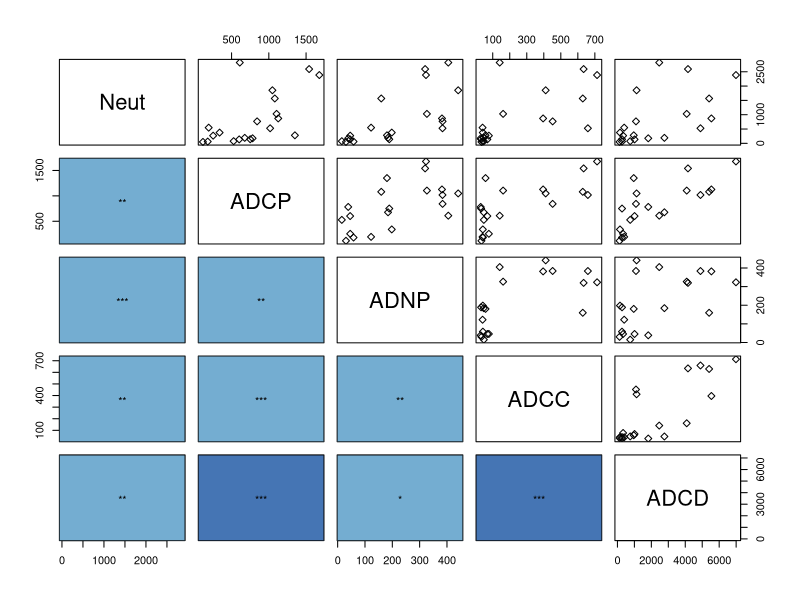
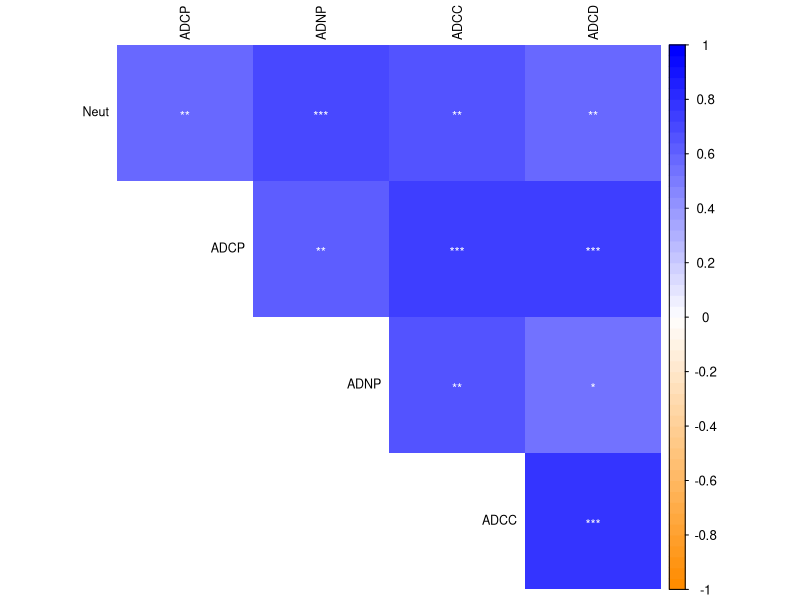
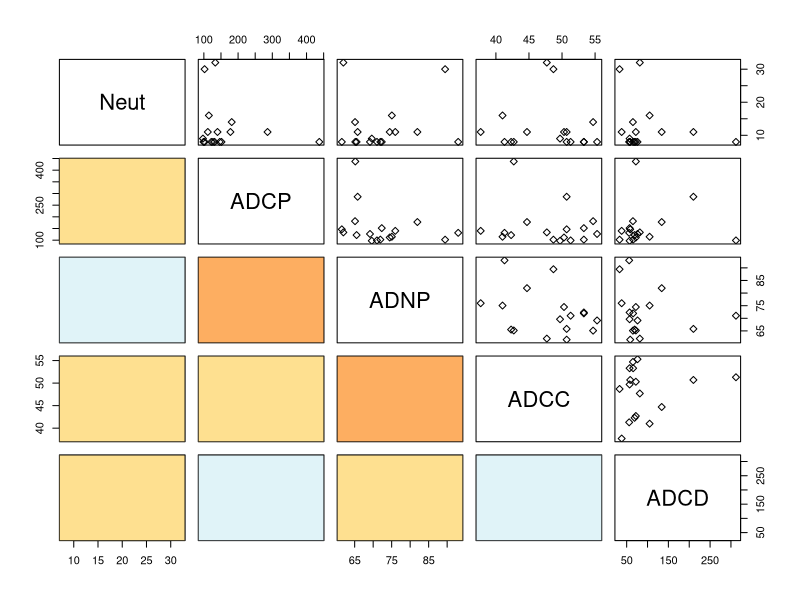
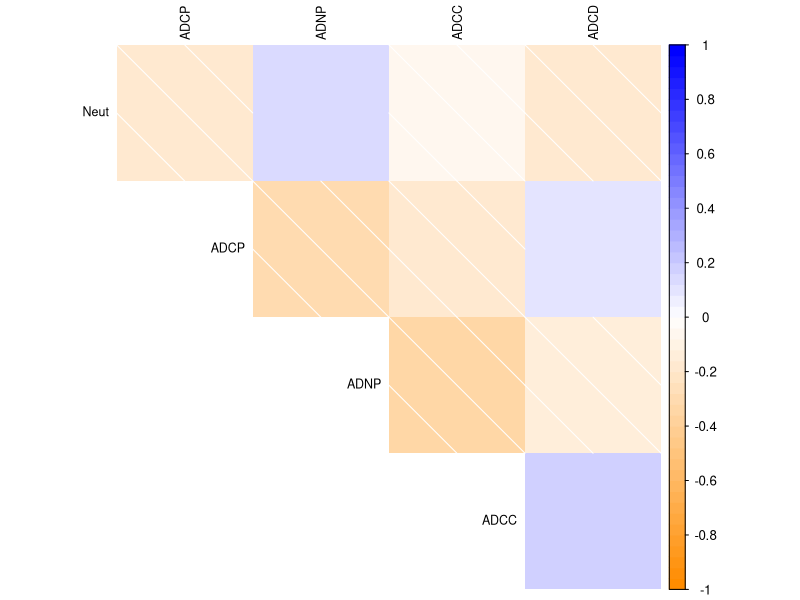

Recreate these plots in R, in order.
rm(list = ls())

library(corrplot)
library(Hmisc)
library(RColorBrewer)
library(gtools)

data <- read.csv("Function_SERUMv1.csv")

rownames(data)<-data[,1]
data[,1]<-NULL
data <- na.omit(data)

panel.cor <- function(x,y){
  usr <- par("usr"); on.exit(par(usr))
  par(usr = c(0, 1, 0, 1))
  p <- cor.test(x,y)$p.value
  r <- cor(x,y,use="pairwise.complete.obs")
  txt <- stars.pval(p)
  cex.cor <- 0.8/strwidth(txt)
  fill=brewer.pal(n=8, name="RdYlBu")
  if(r < -0.75){fill=fill[1]}
  else if (r > -0.75 & r <= -0.5){fill=fill[2]}
  else if (r > -0.5 & r <= -0.25){fill=fill[3]}
  else if (r > -0.25 & r <= 0){fill=fill[4]}
  else if (r > 0 & r <= 0.25){fill=fill[5]}
  else if (r > 0.25 & r <= 0.5){fill=fill[6]}
  else if (r > 0.5 & r <= 0.75){fill=fill[7]}
  else (fill=fill[8])
  rect(par("usr")[1],par("usr")[3],par("usr")[2],par("usr")[4],col = fill)
  text(0.5, 0.5, txt)
}

upper.panel<-function(x,y){
  points(x,y, pch = 5)
}

M<-rcorr(as.matrix(data))   

#just the lower cor plot

#both
pairs(data,lower.panel = panel.cor, upper.panel = upper.panel)

#splice from legend below


corrplot(M$r,p.mat=M$P,insig="label_sig",sig.level =c(0.001,.01,.05),pch.cex=0.8,pch.col="white",
         method="shade",add=F, col=colorRampPalette(c("dark orange", "white", "blue"))(50),type="upper",
         diag = F, tl.col = "black",tl.cex=0.75)




data <- read.csv("Function_NASALv1.csv")

rownames(data)<-data[,1]
data[,1]<-NULL
data <- na.omit(data)

panel.cor <- function(x,y){
  usr <- par("usr"); on.exit(par(usr))
  par(usr = c(0, 1, 0, 1))
  p <- cor.test(x,y)$p.value
  r <- cor(x,y,use="pairwise.complete.obs")
  txt <- stars.pval(p)
  cex.cor <- 0.8/strwidth(txt)
  fill=brewer.pal(n=8, name="RdYlBu")
  if(r < -0.75){fill=fill[1]}
  else if (r > -0.75 & r <= -0.5){fill=fill[2]}
  else if (r > -0.5 & r <= -0.25){fill=fill[3]}
  else if (r > -0.25 & r <= 0){fill=fill[4]}
  else if (r > 0 & r <= 0.25){fill=fill[5]}
  else if (r > 0.25 & r <= 0.5){fill=fill[6]}
  else if (r > 0.5 & r <= 0.75){fill=fill[7]}
  else (fill=fill[8])
  rect(par("usr")[1],par("usr")[3],par("usr")[2],par("usr")[4],col = fill)
  text(0.5, 0.5, txt)
}

upper.panel<-function(x,y){
  points(x,y, pch = 5)
}

M<-rcorr(as.matrix(data))   

#just the lower cor plot

#both
pairs(data,lower.panel = panel.cor, upper.panel = upper.panel)

#splice from legend below


corrplot(M$r,p.mat=M$P,insig="label_sig",sig.level =c(0.001,.01,.05),pch.cex=0.8,pch.col="white",
         method="shade",add=F, col=colorRampPalette(c("dark orange", "white", "blue"))(50),type="upper",
         diag = F, tl.col = "black",tl.cex=0.75)
